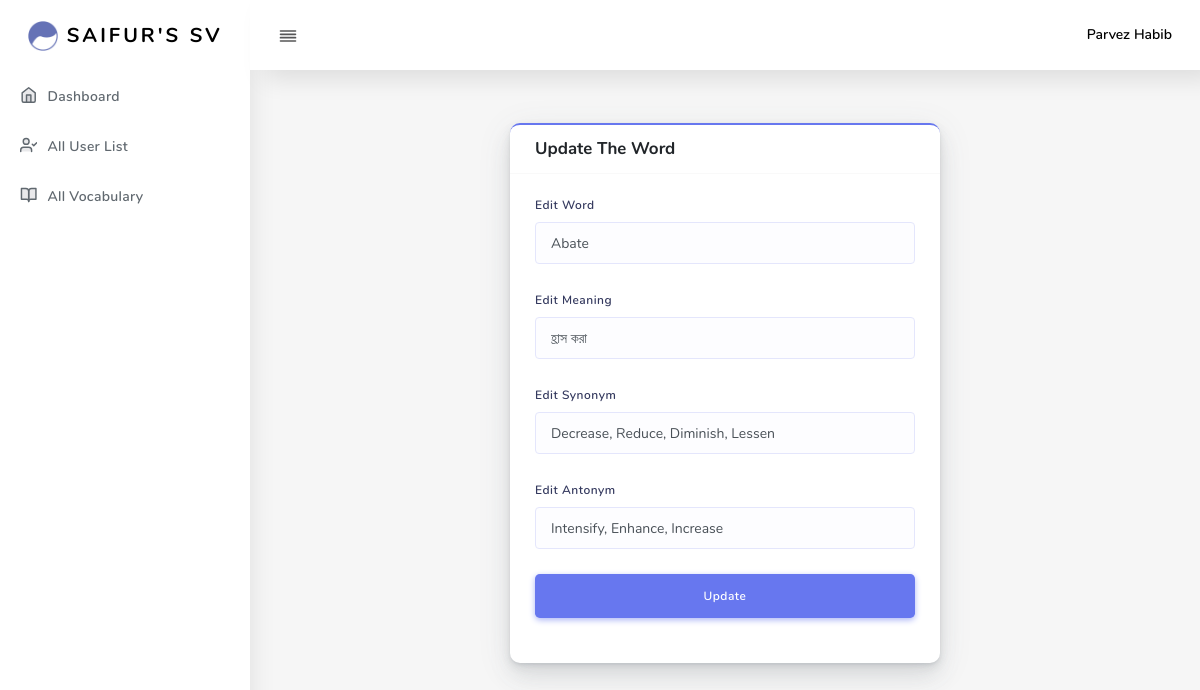
The page /admin/update-word.php?edit=1 (signed in) on the database its author committed.
### tables this page shows
CREATE TABLE `words` (
  `wId` int(11) NOT NULL,
  `word` varchar(256) NOT NULL,
  `meaning` varchar(256) NOT NULL,
  `synonym` varchar(256) NOT NULL,
  `antonym` varchar(256) NOT NULL,
  `user` int(11) NOT NULL
);

### admin/update-word.php (the view, shortened to what this page needs)
<?php
include"layouts/header.php";
include"layouts/sidebar.php";
include"../inc/db.php";
?>
<div class="main-content">
  <section class="section">
    <div class="row ">
          <div class="offset-md-3 col-md-6">
            <div class="card card-primary">
              <div class="card-header">
                <h4>Update The Word</h4>
              </div>
              <div class="card-body">
        <?php
          $word = $_GET['edit'];
          $readWordQuery = "SELECT * FROM words WHERE wId = '{$word}'";
          $readWQResult = mysqli_query($conn,$readWordQuery) or die("Read Words For Update Query Failed - Check update-word.php in Admin");
          if ($_SESSION['role']==4) {
            if (mysqli_num_rows($readWQResult)>0) {
              while ($word = mysqli_fetch_assoc($readWQResult)) {
              if ($_SESSION['userId'] != $word['user'] ) {
                header("Location:words.php");
              }else{?>
                <form action="<?php $_SERVER['PHP_SELF']; ?>" method="POST">
                  <div class="form-group">
                    <label for="word">Edit Word</label>
                    <input id="word" type="text" class="form-control" name="word" autofocus value="<?php echo $word['word']; ?>">
                    <input type="hidden" name="wId" value="<?php echo $word['wId']; ?>">
                    <input type="hidden" name="user" value="<?php echo $word['user']; ?>">
                  </div>
                  <div class="form-group">
                    <label for="meaning">Edit Meaning</label>
                    <input id="meaning" type="text" class="form-control" name="meaning" value="<?php echo $word['meaning']; ?>">
                    <div class="invalid-feedback">
                    </div>
                  </div>
                  <div class="form-group">
                    <label for="synonym">Edit Synonym</label>
                    <input id="synonym" type="text" class="form-control" name="synonym" value="<?php echo $word['synonym']; ?>">
                  </div>
                  <div class="form-group">
                    <label for="antonym">Edit Antonym</label>
                    <input id="antonym" type="text" class="form-control" name="antonym" value="<?php echo $word['antonym']; ?>">
                  </div>
                  <div class="form-group">
                    <input type="submit" name="update" value="Update" class="btn btn-primary btn-lg btn-block">
                  </div>
                </form>
              <?php }
              }
            }
          }else{
            if (mysqli_num_rows($readWQResult)>0) {
              while ($word = mysqli_fetch_assoc($readWQResult)) {?>
              <form action="<?php $_SERVER['PHP_SELF']; ?>" method="POST">
                <div class="form-group">
                  <label for="word">Edit Word</label>
                  <input id="word" type="text" class="form-control" name="word" autofocus value="<?php echo $word['word']; ?>">
                </div>
                <div class="form-group">
                  <label for="meaning">Edit Meaning</label>
                  <input id="meaning" type="text" class="form-control" name="meaning" value="<?php echo $word['meaning']; ?>">
                </div>
                <div class="form-group">
                  <label for="synonym">Edit Synonym</label>
                  <input id="synonym" type="text" class="form-control" name="synonym" value="<?php echo $word['synonym']; ?>">
                </div>
                <div class="form-group">
                  <label for="antonym">Edit Antonym</label>
                  <input id="antonym" type="text" class="form-control" name="antonym" value="<?php echo $word['antonym']; ?>">
                </div>
                <div class="form-group">
                  <input type="submit" name="update" value="Update" class="btn btn-primary btn-lg btn-block">
                </div>
              </form>
              <?php }
            }
          }
        ?>
              </div>
            </div>
          </div>
    </div>
  </section>
</div>
<?php include"layouts/footer.php"; ?>

### rows shown on the page
words: word "Abate", meaning "হ্রাস করা", synonym "Decrease, Reduce, Diminish, Lessen", antonym "Intensify, Enhance, Increase"

### other values the page prints
$_SESSION['name'] "Parvez Habib"
